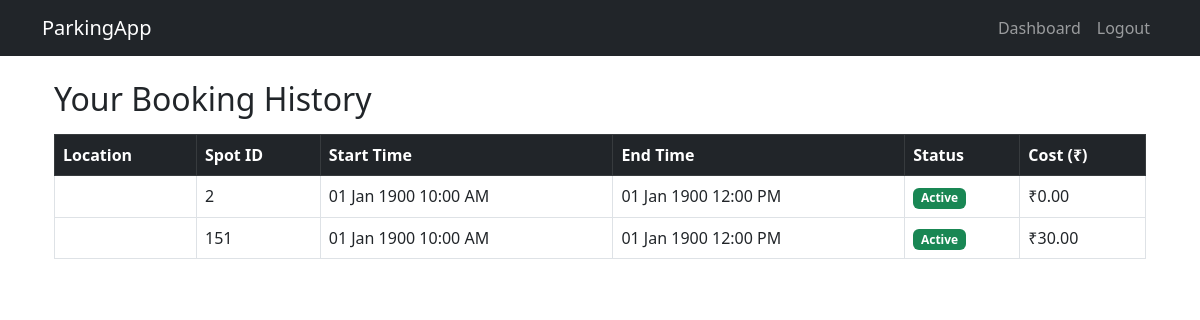
The page /user/booking_history (signed in) on the database as committed earlier.
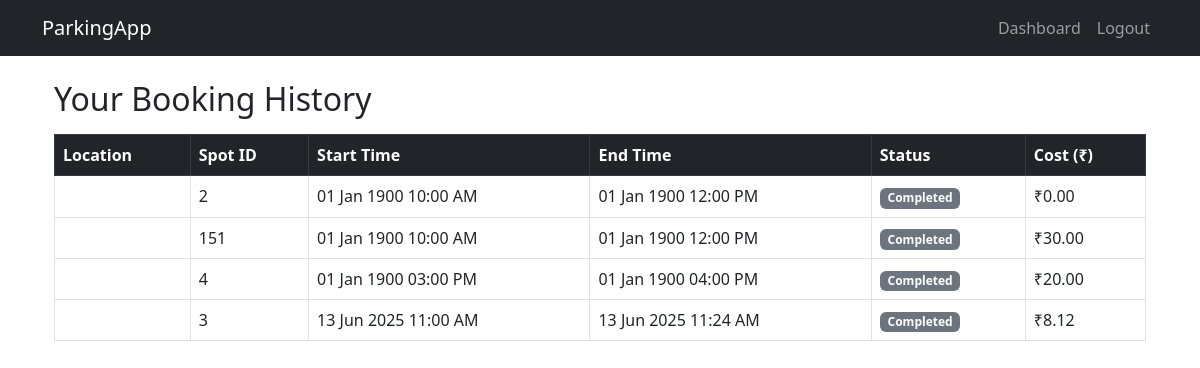
The same page on the database as committed later.
### models.py (models this page shows)
class Reservation(db.Model):
    __tablename__ = 'reservations'
    id = db.Column(db.Integer, primary_key=True)
    spot_id = db.Column(db.Integer, db.ForeignKey('parking_spots.id'), nullable=False)
    user_id = db.Column(db.Integer, db.ForeignKey('users.id'), nullable=False)
    parking_time = db.Column(db.DateTime, default=datetime.utcnow)
    leaving_time = db.Column(db.DateTime, nullable=True)
    cost = db.Column(db.Float, default=0.0)
    status = db.Column(db.String(20), default='Active')  # Active or Completed

### app.py (the view)
@app.route('/user/booking_history')
@login_required
def booking_history():
    if current_user.role != 'user':
        return "Unauthorized", 403
    user_id = int(current_user.get_id().split(':')[1])
    reservations = Reservation.query.filter_by(user_id=user_id).all()
    return render_template('booking_history.html', reservations=reservations)

### app.py (called while the page is built)
@login_manager.user_loader
def load_user(user_id):
    role, actual_id = user_id.split(':')
    if role == 'admin':
        admin = db.session.get(Admin, int(actual_id))
        if admin:
            return UnifiedUser(f"{admin.id}", 'admin')
    else:
        user = db.session.get(User, int(actual_id))
        if user:
            return UnifiedUser(f"{user.id}", 'user')
    return None

    def get_id(self):
        return f"{self.role}:{self.id}"  # Ensures it's stored as 'role:id'

### templates/booking_history.html
{% extends "base.html" %}
{% block content %}
<div class="container mt-4">
    <h2>Your Booking History</h2>
    {% if reservations %}
    <table class="table table-bordered mt-3">
        <thead class="table-dark">
            <tr>
                <th>Location</th>
                <th>Spot ID</th>
                <th>Start Time</th>
                <th>End Time</th>
                <th>Status</th>
                <th>Cost (₹)</th>
            </tr>
        </thead>
        <tbody>
            {% for booking in reservations %}
            <tr>
                <td>{{ booking.spot.lot.name }}</td>
                <td>{{ booking.spot_id }}</td>
                <td>{{ booking.parking_time.strftime('%d %b %Y %I:%M %p') }}</td>
                <td>
                    {% if booking.leaving_time %}
                        {{ booking.leaving_time.strftime('%d %b %Y %I:%M %p') }}
                    {% else %}
                        <span class="text-warning">Still Active</span>
                    {% endif %}
                </td>
                <td>
                    {% if booking.status == 'Completed' %}
                        <span class="badge bg-secondary">Completed</span>
                    {% else %}
                        <span class="badge bg-success">Active</span>
                    {% endif %}
                </td>
                <td>
                    {% if booking.cost is not none %}
                        ₹{{ "%.2f"|format(booking.cost) }}
                    {% else %}
                        -
                    {% endif %}
                </td>
            </tr>
            {% endfor %}
        </tbody>
    </table>
    {% else %}
    <p>No bookings found.</p>
    {% endif %}
</div>
{% endblock %}

### templates/base.html (shortened to what this page needs)
<!DOCTYPE html>
<html lang="en">
<head>
    <link rel="stylesheet" href="https://cdn.jsdelivr.net/npm/bootstrap@5.3.0/dist/css/bootstrap.min.css">
</head>
<body>
    <nav class="navbar navbar-expand-lg navbar-dark bg-dark">
        <div class="container">
            <a class="navbar-brand" href="{{ url_for('home') }}">ParkingApp</a>
            <div class="collapse navbar-collapse" id="navbarNav">
                <ul class="navbar-nav ms-auto">
                    {% if current_user.is_authenticated %}
                        <li class="nav-item"><a class="nav-link" href="{{ url_for('user_dashboard') }}">Dashboard</a></li>
                        <li class="nav-item"><a class="nav-link" href="{{ url_for('logout') }}">Logout</a></li>
                    {% else %}
                        <li class="nav-item"><a class="nav-link" href="{{ url_for('login') }}">Login</a></li>
                        <li class="nav-item"><a class="nav-link" href="{{ url_for('register') }}">Register</a></li>
                    {% endif %}
                </ul>
            </div>
        </div>
    </nav>
    <div class="container">
        {% block content %}{% endblock %}
    </div>
</body>
</html>

Rows that differ between the two databases and show on the page:
changed Reservation (number 1 of 4 on the later page): status "Active" → "Completed"
changed Reservation (number 2 of 4 on the later page): status "Active" → "Completed"
added Reservation: spot_id "4", parking_time "01 Jan 1900 03:00 PM", leaving_time "01 Jan 1900 04:00 PM", status "Completed", cost "20.00"
added Reservation: spot_id "3", parking_time "13 Jun 2025 11:00 AM", leaving_time "13 Jun 2025 11:24 AM", status "Completed", cost "8.12"
